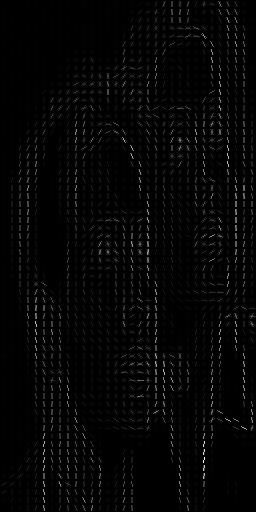
#> input picture Section6/hog_image.jpg, 256 x 512 px, given in place of the camera
$ python test.py
#> lines starting #> are read from the running program, lines starting #| are printed output that depends on the picture; after the words box and inside, x2 and y2 are one past the last pixel; in counts of white or black regions, pixels touching at a corner belong together

import numpy as np
import cv2
face_cascade = cv2.CascadeClassifier('haarcascade_frontalface_default.xml')
eye_cascade = cv2.CascadeClassifier('haarcascade_eye.xml')
mouth_cascade = cv2.CascadeClassifier('haarcascade_mouth.xml')
bw_threshold = 80
font = cv2.FONT_HERSHEY_SIMPLEX
org = (30, 30)
weared_mask_font_color = (0, 255, 0)
not_weared_mask_font_color = (0, 0, 255)
thickness = 2
font_scale = 1
weared_mask = "Thank You for wearing mask"
not_weared_mask = "Please wear mask"
cap = cv2.VideoCapture(0)

while True:
    ret, img = cap.read()
#> img is the input picture: shape (512, 256, 3); min 0, max 255, mean 5.8
    img = cv2.flip(img,1)
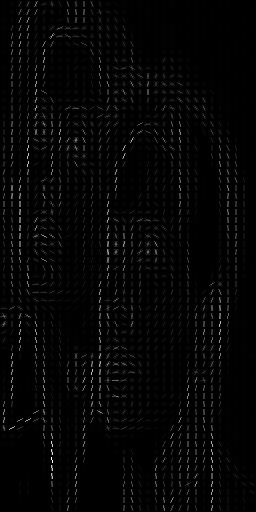
#> img: shape (512, 256, 3); min 0, max 255, mean 5.8
    gray = cv2.cvtColor(img, cv2.COLOR_BGR2GRAY)
    (thresh, black_and_white) = cv2.threshold(gray, bw_threshold, 255, cv2.THRESH_BINARY)
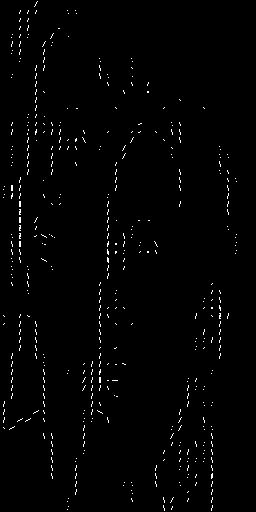
#> black_and_white: shape (512, 256); 1.3% white in thin lines or dots
#> thresh = 80
    faces = face_cascade.detectMultiScale(gray, 1.1, 4)
#> faces = ()
    faces_bw = face_cascade.detectMultiScale(black_and_white, 1.1, 4)
#> faces_bw = ()
    if(len(faces) == 0 and len(faces_bw) == 0):
        cv2.putText(img, weared_mask, org, font, font_scale, weared_mask_font_color, thickness, cv2.LINE_AA)
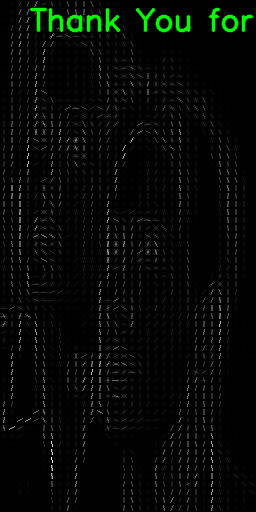
#> img: shape (512, 256, 3); 1.63% of pixels changed, all inside (x1, y1, x2, y2) = (29, 7, 254, 33)
    elif(len(faces) == 0 and len(faces_bw) == 1):
        cv2.putText(img, weared_mask, org, font, font_scale, weared_mask_font_color, thickness, cv2.LINE_AA)
    else:
        for (x, y, w, h) in faces:
            cv2.rectangle(img, (x, y), (x + w, y + h), (255, 255, 255), 2)
            roi_gray = gray[y:y + h, x:x + w]
            roi_color = img[y:y + h, x:x + w]
        mouth_rects = mouth_cascade.detectMultiScale(gray, 1.5, 5)
        if(len(mouth_rects) == 0):
            cv2.putText(img, weared_mask, org, font, font_scale, weared_mask_font_color, thickness, cv2.LINE_AA)
        else:
            for (mx, my, mw, mh) in mouth_rects:

                if(y < my < y + h):
                    cv2.putText(img, not_weared_mask, org, font, font_scale, not_weared_mask_font_color, thickness, cv2.LINE_AA)
                    break
    cv2.imshow('Mask Detection', img)
    if cv2.waitKey(1) & 0xFF == ord('s'):
#> (key Esc is pressed here)
        break
cap.release()
cv2.destroyAllWindows()
